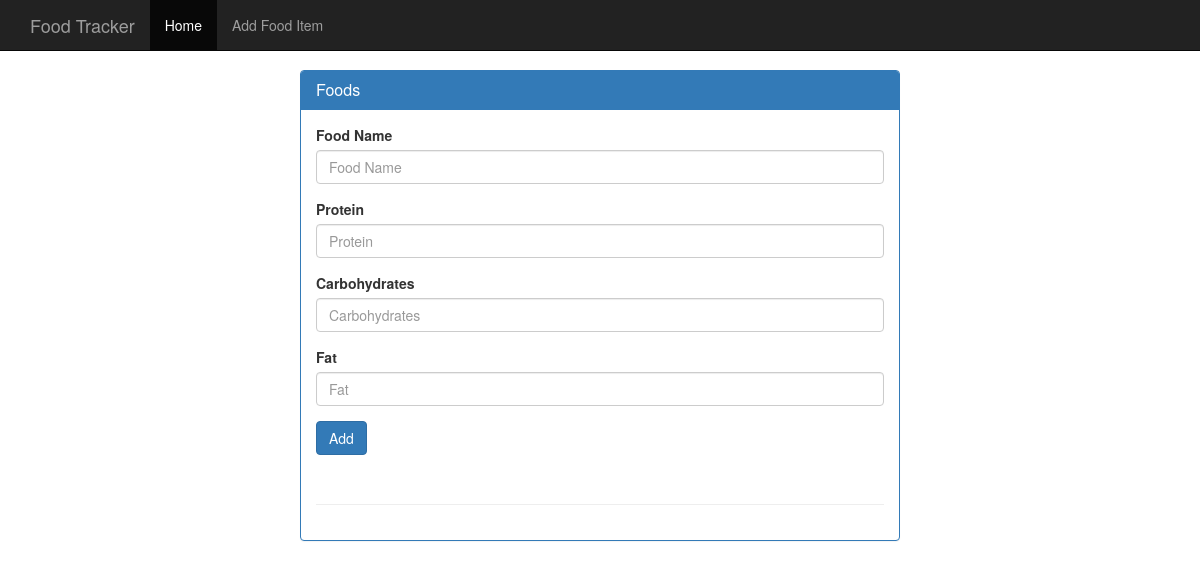
Before: /food with the older database file.
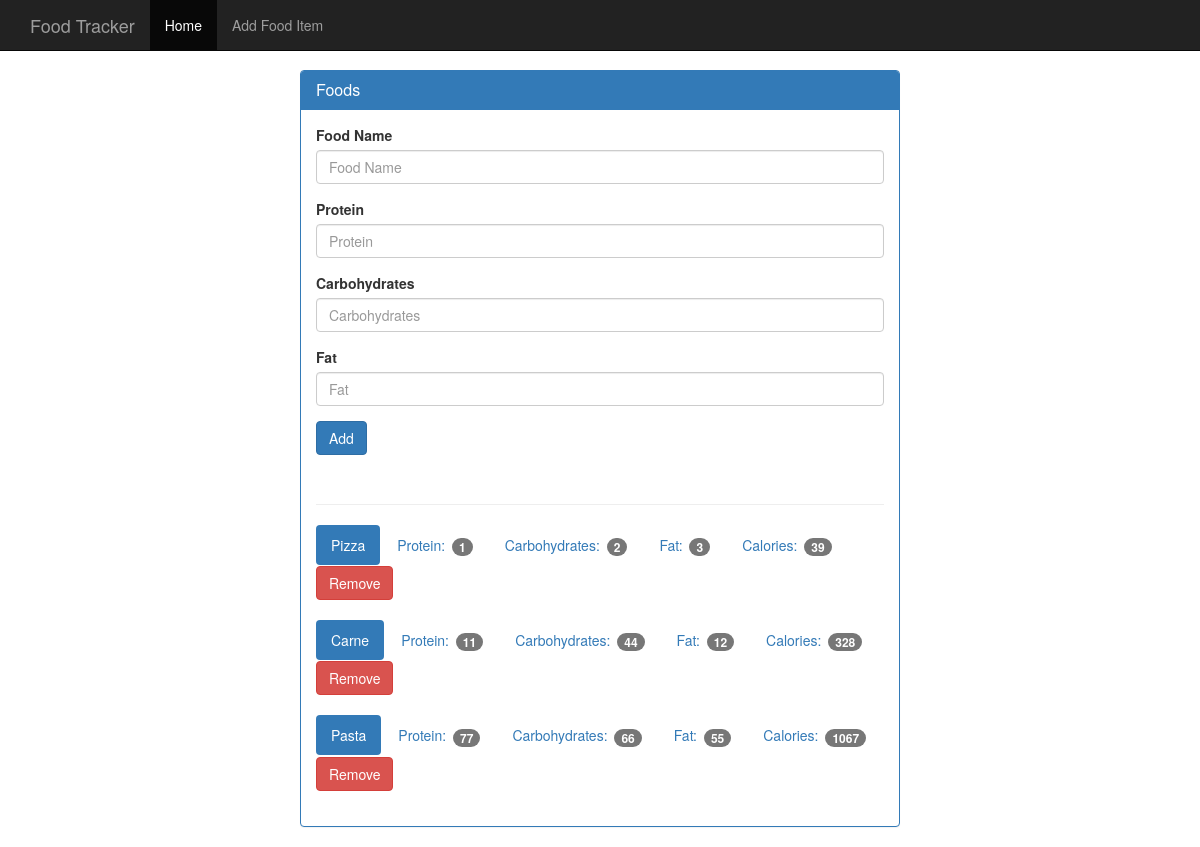
After: the same page with the newer database file.
### tables this page shows
CREATE TABLE food (
    id integer primary key autoincrement,
    name text not null,
    protein integer not null,
    carbohydrates integer not null,
    fats integer not null,
    calories integer not null
);

### modules/food.py (the view)
    @app.route('/food', methods=['GET', 'POST'])
    def _food():
        if request.method == 'POST':
            if 'add' in request.form:
                handle_new_food(request.form)
            else:
                delete_food(request.form)
        return render_template('add_food.html', food=get_food())

### modules/database.py (called while the page is built)
def init(app: Flask):
    @app.teardown_appcontext
    def _close_db(error):
        if hasattr(g, DB_ATTRIB_NAME):
            get_db().close()
        if error:
            print(error)

def connect_db():
    database = sqlite3.connect(DB_NAME)
    database.row_factory = sqlite3.Row
    return database

def get_db():
    if not hasattr(g, DB_ATTRIB_NAME):
        g.sqlite_db = connect_db()
    return g.sqlite_db

### modules/food.py (called while the page is built)
def init(app: Flask):
    @app.route('/food', methods=['GET', 'POST'])
    def _food():
        if request.method == 'POST':
            if 'add' in request.form:
                handle_new_food(request.form)
            else:
                delete_food(request.form)
        return render_template('add_food.html', food=get_food())

def get_food():
    food_db = database.get_db()
    cursor = food_db.execute('select * from food')
    return cursor.fetchall()

### templates/add_food.html (shortened to what this page needs)
{% extends 'base.html' %}
{% block content %}
    <div class="container theme-showcase col-sm-6 col-sm-offset-3" role="main">
      <div class="row">
        <div>
          <div class="panel panel-primary">
            <div class="panel-heading">
              <h3 class="panel-title">Foods</h3>
            </div>
            <div class="panel-body">
              <form method="POST" action="{{ url_for('_food') }}">
                <div class="form-group">
                  <label for="food-name">Food Name</label>
                  <input type="text" name="food" class="form-control" id="food-name" placeholder="Food Name">
                </div>
                <div class="form-group">
                  <label for="protein">Protein</label>
                  <input type="number" name="protein" class="form-control" id="protein" placeholder="Protein">
                </div>
                <div class="form-group">
                  <label for="carbohydrates">Carbohydrates</label>
                  <input type="number" name="carbs" class="form-control" id="carbohydrates" placeholder="Carbohydrates">
                </div>
                <div class="form-group">
                  <label for="fat">Fat</label>
                  <input type="number" name="fat" class="form-control" id="fat" placeholder="Fat">
                </div>
                <button type="submit" class="btn btn-primary">Add</button>
              </form>
              <div class="page-header"></div>
              {% for food_element in food %}
              <ul class="nav nav-pills" role="tablist">
                <li class="active"><a>{{ food_element["name"] }}</a></li>
                <li><a>Protein: <span class="badge">{{ food_element["protein"] }}</span></a></li>
                <li><a>Carbohydrates: <span class="badge">{{ food_element["carbohydrates"] }}</span></a></li>
                <li><a>Fat: <span class="badge">{{ food_element["fats"] }}</span></a></li>
                <li><a>Calories: <span class="badge">{{ food_element["calories"] }}</span></a></li>
                <form method="POST" action="{{ url_for('_food') }}">
                  <button type="submit"  class="btn btn-danger">Remove</button>
                </form>
              </ul>
              <br>
              {% endfor %}
            </div>
          </div>
        </div>
      </div>
    </div>
{% endblock %}

### templates/base.html (shortened to what this page needs)
<!DOCTYPE html>
<html lang="en">
<head>
    <link href="{{ url_for('static', filename='css/bootstrap.min.css') }}" rel="stylesheet">
    <link href="{{ url_for('static', filename='css/theme.css') }}" rel="stylesheet">
</head>
<body>
    <nav class="navbar navbar-inverse navbar-fixed-top">
      <div class="container">
        <div class="navbar-header">
          <a class="navbar-brand" href="{{ url_for('_index') }}">Food Tracker</a>
        </div>
        <div id="navbar" class="navbar-collapse collapse">
          <ul class="nav navbar-nav">
            <li class="active"><a href="{{ url_for('_index') }}">Home</a></li>
            <li><a href="{{ url_for('_food') }}">Add Food Item</a></li>
          </ul>
        </div>
      </div>
    </nav>
    {% block content %}{% endblock %}
</body>
</html>

### static/css/theme.css (style rules this page uses)
body { padding-top: 70px; padding-bottom: 30px; }

Changed rows visible on the page:
added food: name "Pizza", protein "1", carbohydrates "2", fats "3", calories "39"
added food: name "Carne", protein "11", carbohydrates "44", fats "12", calories "328"
added food: name "Pasta", protein "77", carbohydrates "66", fats "55", calories "1067"
